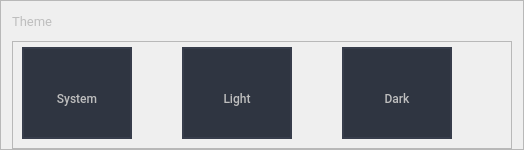
                                     <widget class="QFrame" name="frame_68">
                                      <property name="minimumSize">
                                       <size>
                                        <width>0</width>
                                        <height>150</height>
                                       </size>
                                      </property>
                                      <property name="frameShape">
                                       <enum>QFrame::StyledPanel</enum>
                                      </property>
                                      <property name="frameShadow">
                                       <enum>QFrame::Raised</enum>
                                      </property>
                                      <layout class="QVBoxLayout" name="verticalLayout_25">
                                       <property name="spacing">
                                        <number>0</number>
                                       </property>
                                       <property name="topMargin">
                                        <number>0</number>
                                       </property>
                                       <property name="bottomMargin">
                                        <number>0</number>
                                       </property>
                                       <item>
                                        <widget class="QLabel" name="label_10">
                                         <property name="maximumSize">
                                          <size>
                                           <width>16777215</width>
                                           <height>40</height>
                                          </size>
                                         </property>
                                         <property name="font">
                                          <font>
                                           <family>Roboto</family>
                                           <pointsize>10</pointsize>
                                          </font>
                                         </property>
                                         <property name="styleSheet">
                                          <string notr="true">color: rgb(190, 190, 190);</string>
                                         </property>
                                         <property name="text">
                                          <string>Theme</string>
                                         </property>
                                        </widget>
                                       </item>
                                       <item>
                                        <widget class="QFrame" name="frame_71">
                                         <property name="frameShape">
                                          <enum>QFrame::StyledPanel</enum>
                                         </property>
                                         <property name="frameShadow">
                                          <enum>QFrame::Raised</enum>
                                         </property>
                                         <layout class="QHBoxLayout" name="horizontalLayout_37">
                                          <property name="spacing">
                                           <number>50</number>
                                          </property>
                                          <property name="topMargin">
                                           <number>5</number>
                                          </property>
                                          <item>
                                           <widget class="QFrame" name="frame_72">
                                            <property name="minimumSize">
                                             <size>
                                              <width>110</width>
                                              <height>0</height>
                                             </size>
                                            </property>
                                            <property name="maximumSize">
                                             <size>
                                              <width>110</width>
                                              <height>16777215</height>
                                             </size>
                                            </property>
                                            <property name="layoutDirection">
                                             <enum>Qt::LeftToRight</enum>
                                            </property>
                                            <property name="styleSheet">
                                             <string notr="true">background-color: rgb(47, 53, 65);
border: 2px solid rgb(55, 61, 75);</string>
                                            </property>
                                            <property name="frameShape">
                                             <enum>QFrame::StyledPanel</enum>
                                            </property>
                                            <property name="frameShadow">
                                             <enum>QFrame::Raised</enum>
                                            </property>
                                            <layout class="QHBoxLayout" name="horizontalLayout_39">
                                             <property name="spacing">
                                              <number>0</number>
                                             </property>
                                             <property name="leftMargin">
                                              <number>0</number>
                                             </property>
                                             <property name="topMargin">
                                              <number>0</number>
                                             </property>
                                             <property name="rightMargin">
                                              <number>0</number>
                                             </property>
                                             <property name="bottomMargin">
                                              <number>0</number>
                                             </property>
                                             <item>
                                              <widget class="QToolButton" name="btn_system_theme">
                                               <property name="sizePolicy">
                                                <sizepolicy hsizetype="Preferred" vsizetype="Preferred">
                                                 <horstretch>0</horstretch>
                                                 <verstretch>0</verstretch>
                                                </sizepolicy>
                                               </property>
                                               <property name="font">
                                                <font>
                                                 <family>Roboto Medium</family>
                                                 <pointsize>9</pointsize>
                                                </font>
                                               </property>
                                               <property name="styleSheet">
                                                <string notr="true">QToolButton{
	border:none;
	color: rgb(190, 190, 190);
	border-radius:10px;
	padding-top:10px;
}
QToolButton:hover{
	border: 2px solid rgb(0, 157, 235);
}</string>
                                               </property>
                                               <property name="text">
                                                <string>System</string>
                                               </property>
                                               <property name="icon">
                                                <iconset>
                                                 <normaloff>../Reqs/system-default.png</normaloff>../Reqs/system-default.png</iconset>
                                               </property>
                                               <property name="iconSize">
                                                <size>
                                                 <width>50</width>
                                                 <height>50</height>
                                                </size>
                                               </property>
                                              </widget>
                                             </item>
                                            </layout>
                                           </widget>
                                          </item>
                                          <item>
                                           <widget class="QFrame" name="frame_78">
                                            <property name="minimumSize">
                                             <size>
                                              <width>110</width>
                                              <height>0</height>
                                             </size>
                                            </property>
                                            <property name="maximumSize">
                                             <size>
                                              <width>110</width>
                                              <height>16777215</height>
                                             </size>
                                            </property>
                                            <property name="styleSheet">
                                             <string notr="true">background-color: rgb(47, 53, 65);
border: 2px solid rgb(55, 61, 75);</string>
                                            </property>
                                            <property name="frameShape">
                                             <enum>QFrame::StyledPanel</enum>
                                            </property>
                                            <property name="frameShadow">
                                             <enum>QFrame::Raised</enum>
                                            </property>
                                            <layout class="QHBoxLayout" name="horizontalLayout_40">
                                             <property name="spacing">
                                              <number>0</number>
                                             </property>
                                             <property name="leftMargin">
                                              <number>0</number>
                                             </property>
                                             <property name="topMargin">
                                              <number>0</number>
                                             </property>
                                             <property name="rightMargin">
                                              <number>0</number>
                                             </property>
                                             <property name="bottomMargin">
                                              <number>0</number>
                                             </property>
                                             <item>
                                              <widget class="QToolButton" name="btn_light_theme">
                                               <property name="sizePolicy">
                                                <sizepolicy hsizetype="Preferred" vsizetype="Preferred">
                                                 <horstretch>0</horstretch>
                                                 <verstretch>0</verstretch>
                                                </sizepolicy>
                                               </property>
                                               <property name="font">
                                                <font>
                                                 <family>Roboto Medium</family>
                                                 <pointsize>9</pointsize>
                                                </font>
                                               </property>
                                               <property name="styleSheet">
                                                <string notr="true">QToolButton{
	border:none;
	color: rgb(190, 190, 190);
	border-radius:10px;
	padding-top:10px;
}
QToolButton:hover{
	border: 2px solid rgb(0, 157, 235);
}</string>
                                               </property>
                                               <property name="text">
                                                <string>Light</string>
                                               </property>
                                               <property name="icon">
                                                <iconset>
                                                 <normaloff>../Reqs/light-theme.png</normaloff>../Reqs/light-theme.png</iconset>
                                               </property>
                                               <property name="iconSize">
                                                <size>
                                                 <width>50</width>
                                                 <height>50</height>
                                                </size>
                                               </property>
                                              </widget>
                                             </item>
                                            </layout>
                                           </widget>
                                          </item>
                                          <item>
                                           <widget class="QFrame" name="frame_79">
                                            <property name="minimumSize">
                                             <size>
                                              <width>110</width>
                                              <height>0</height>
                                             </size>
                                            </property>
                                            <property name="maximumSize">
                                             <size>
                                              <width>110</width>
                                              <height>16777215</height>
                                             </size>
                                            </property>
                                            <property name="font">
                                             <font>
                                              <family>Roboto Medium</family>
                                              <pointsize>9</pointsize>
                                             </font>
                                            </property>
                                            <property name="styleSheet">
                                             <string notr="true">background-color: rgb(47, 53, 65);
border: 2px solid rgb(55, 61, 75);</string>
                                            </property>
                                            <property name="frameShape">
                                             <enum>QFrame::StyledPanel</enum>
                                            </property>
                                            <property name="frameShadow">
                                             <enum>QFrame::Raised</enum>
                                            </property>
                                            <layout class="QHBoxLayout" name="horizontalLayout_42">
                                             <property name="spacing">
                                              <number>0</number>
                                             </property>
                                             <property name="leftMargin">
                                              <number>0</number>
                                             </property>
                                             <property name="topMargin">
                                              <number>0</number>
                                             </property>
                                             <property name="rightMargin">
                                              <number>0</number>
                                             </property>
                                             <property name="bottomMargin">
                                              <number>0</number>
                                             </property>
                                             <item>
                                              <widget class="QToolButton" name="btn_dark_theme">
                                               <property name="sizePolicy">
                                                <sizepolicy hsizetype="Preferred" vsizetype="Preferred">
                                                 <horstretch>0</horstretch>
                                                 <verstretch>0</verstretch>
                                                </sizepolicy>
                                               </property>
                                               <property name="font">
                                                <font>
                                                 <family>Roboto Medium</family>
                                                 <pointsize>9</pointsize>
                                                </font>
                                               </property>
                                               <property name="styleSheet">
                                                <string notr="true">QToolButton{
	border:none;
	color: rgb(190, 190, 190);
	border-radius:10px;
	padding-top:10px;
}
QToolButton:hover{
	border: 2px solid rgb(0, 157, 235);
}</string>
                                               </property>
                                               <property name="text">
                                                <string>Dark</string>
                                               </property>
                                               <property name="icon">
                                                <iconset>
                                                 <normaloff>../Reqs/dark-theme.png</normaloff>../Reqs/dark-theme.png</iconset>
                                               </property>
                                               <property name="iconSize">
                                                <size>
                                                 <width>50</width>
                                                 <height>50</height>
                                                </size>
                                               </property>
                                              </widget>
                                             </item>
                                            </layout>
                                           </widget>
                                          </item>
                                          <item>
                                           <widget class="QFrame" name="frame_81">
                                            <property name="frameShape">
                                             <enum>QFrame::StyledPanel</enum>
                                            </property>
                                            <property name="frameShadow">
                                             <enum>QFrame::Raised</enum>
                                            </property>
                                           </widget>
                                          </item>
                                         </layout>
                                        </widget>
                                       </item>
                                      </layout>
                                     </widget>
